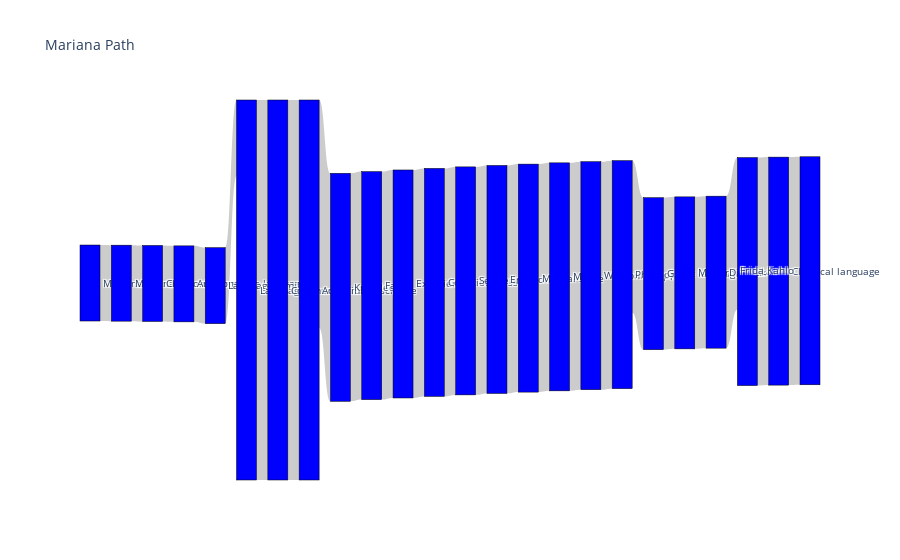

Notebook code cell kept with this figure:
### Code cell
import plotly.graph_objects as go

fig = go.Figure(data=[go.Sankey(
    node = dict(
      pad = 20,
      thickness = 20,
      line = dict(color = "black", width = 0.5),
      label = labels,
      color = "blue"
    ),
    link = dict(
      source =  sources, # indices correspond to labels
      target = targets,
      value = values,
  ))])

fig.update_layout(title_text="Wikipedia Paths", font_size=10)
fig.show()

### Figure 1 — Plotly figure (JSON) as saved in the notebook; plotly's stock layout.template omitted (floating-point values rounded to 4 significant figures)
{"data": [{"link": {"source": [0, 1, 2, 3, 4, 5, 6, 7, 8, 9, 10, 11, 12, 13, 14, 15, 16, 17, 18, 19, 20, 21, 22, 5, 6], "target": [1, 2, 3, 4, 5, 6, 7, 8, 9, 10, 11, 12, 13, 14, 15, 16, 17, 18, 19, 20, 21, 22, 23, 6, 7], "value": [1, 1, 1, 1, 1, 4, 4, 3, 3, 3, 3, 3, 3, 3, 3, 3, 3, 2, 2, 2, 2, 3, 3, 1, 1, 1, 1, 1, 1, 1, 1, 1, 1, 1, 1, 1, 1, 1, 1, 1, 1]}, "node": {"color": "blue", "label": ["Mariana Trench ", "Mariana Islands ", "Chamorro language ", "Austronesian languages ", "Language family ", "Language ", "Communication ", "Academic discipline ", "Knowledge ", "Fact ", "Experience ", "Consciousness ", "Sentience ", "Emotion ", "Mental state ", "Mind ", "Will (philosophy) ", "Philosophy ", "Greek language ", "Modern Greek ", "Dialect ", "Latin ", "Classical language ", "Frida Kahlo ", "Self", "Renaissance ", "Help:Pronunciation respelling key ", "Pronunciation respelling for English ", "Pronunciation respelling ", "Nonce word ", "Lexeme ", "Lexical semantics ", "Linguistics ", "Science ", "Casablanca (film) ", "Romance film ", "Television ", "Telecommunication ", "Information ", "Uncertainty ", "Epistemology "], "line": {"color": "black", "width": 0.5}, "pad": 20, "thickness": 20}, "type": "sankey"}], "layout": {"font": {"size": 10}, "title": {"text": "Mariana Path"}}}
